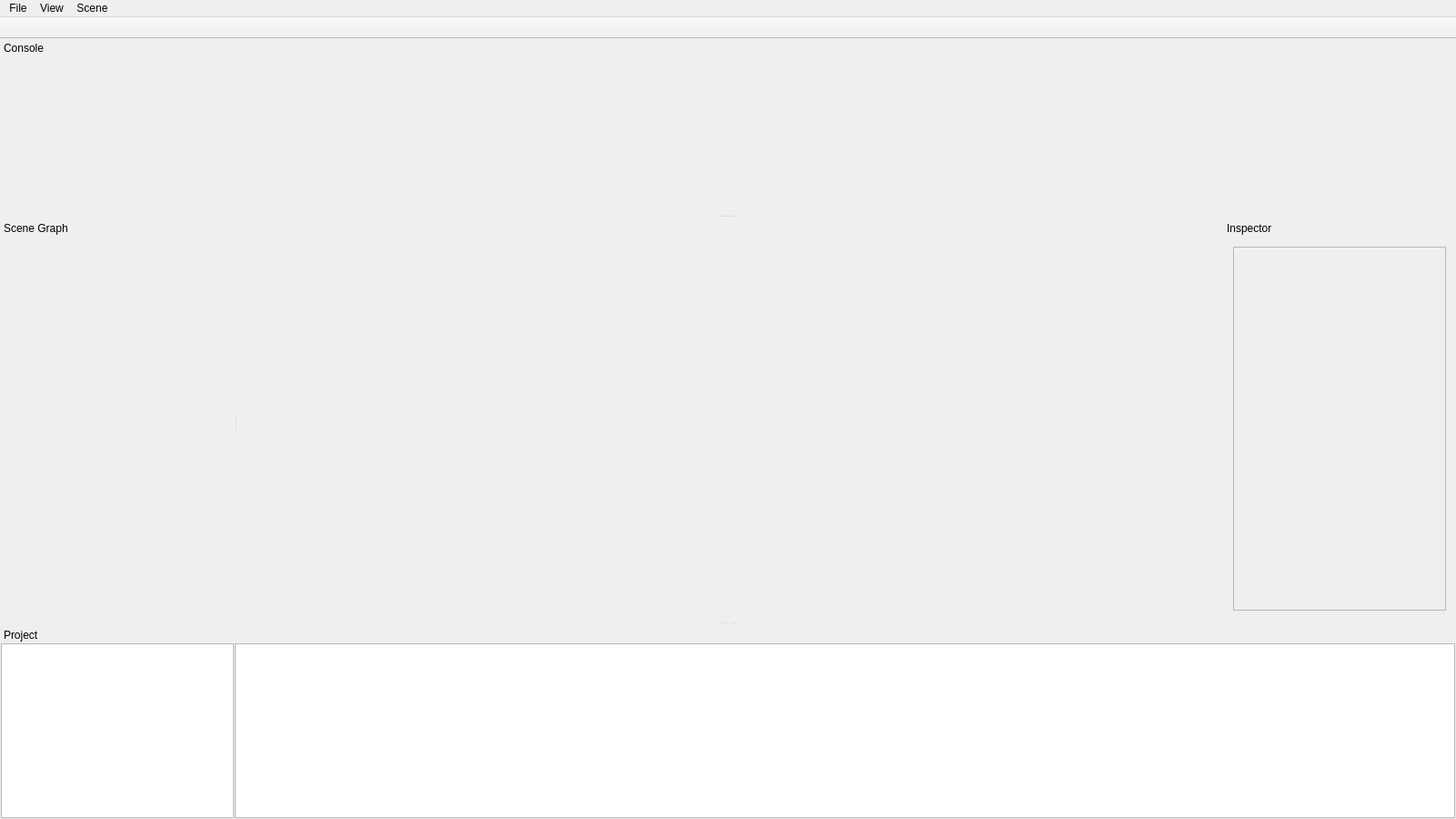
<?xml version="1.0" encoding="UTF-8"?>
<ui version="4.0">
 <class>Editor</class>
 <widget class="QMainWindow" name="Editor">
  <property name="geometry">
   <rect>
    <x>0</x>
    <y>0</y>
    <width>1600</width>
    <height>900</height>
   </rect>
  </property>
  <property name="windowTitle">
   <string>MainWindow</string>
  </property>
  <property name="styleSheet">
   <string notr="true">QMainWindow::separator 
{
		background: rgb(200, 200, 200);
		width: 1px;
		height: 1px;
}

QToolTip
{
    border: 1px solid #76797C;
    background-color: rgb(90, 102, 117);;
    color: white;
    padding: 5px;
    opacity: 200;
}

QWidget
{
    color: #eff0f1;
    background-color: #31363b;
    selection-background-color:#3daee9;
    selection-color: #eff0f1;
    background-clip: border;
    border-image: none;
    border: 0px transparent black;
    outline: 0;
}

D3DWidget
{
	 background-color: #FFFFFF;
}

QWidget:item:hover
{
    background-color: #18465d;
    color: #eff0f1;
}

QWidget:item:selected
{
    background-color: #18465d;
}

QCheckBox
{
    spacing: 5px;
    outline: none;
    color: #eff0f1;
    margin-bottom: 2px;
}

QCheckBox::indicator:checked
{
    image: url(:/qss_icons/rc/checkbox_checked.png);
}

QCheckBox:disabled
{
    color: #76797C;
}

QCheckBox::indicator,
QGroupBox::indicator
{
    width: 18px;
    height: 18px;
}
QGroupBox::indicator
{
    margin-left: 2px;
}

QCheckBox::indicator:unchecked
{
    image: url(:/qss_icons/rc/checkbox_unchecked.png);
}

QCheckBox::indicator:unchecked:hover,
QCheckBox::indicator:unchecked:focus,
QCheckBox::indicator:unchecked:pressed,
QGroupBox::indicator:unchecked:hover,
QGroupBox::indicator:unchecked:focus,
QGroupBox::indicator:unchecked:pressed
{
  border: none;
    image: url(:/qss_icons/rc/checkbox_unchecked_focus.png);
}



QCheckBox::indicator:checked:hover,
QCheckBox::indicator:checked:focus,
QCheckBox::indicator:checked:pressed,
QGroupBox::indicator:checked:hover,
QGroupBox::indicator:checked:focus,
QGroupBox::indicator:checked:pressed
{
  border: none;
    image: url(:/qss_icons/rc/checkbox_checked_focus.png);
}


QCheckBox::indicator:indeterminate
{
    image: url(:/qss_icons/rc/checkbox_indeterminate.png);
}

QCheckBox::indicator:indeterminate:focus,
QCheckBox::indicator:indeterminate:hover,
QCheckBox::indicator:indeterminate:pressed
{
    image: url(:/qss_icons/rc/checkbox_indeterminate_focus.png);
}

QCheckBox::indicator:checked:disabled,
QGroupBox::indicator:checked:disabled
{
    image: url(:/qss_icons/rc/checkbox_checked_disabled.png);
}

QCheckBox::indicator:unchecked:disabled,
QGroupBox::indicator:unchecked:disabled
{
    image: url(:/qss_icons/rc/checkbox_unchecked_disabled.png);
}



QRadioButton
{
    spacing: 5px;
    outline: none;
    color: #eff0f1;
    margin-bottom: 2px;
}

QRadioButton:disabled
{
    color: #76797C;
}
QRadioButton::indicator
{
    width: 21px;
    height: 21px;
}

QRadioButton::indicator:unchecked
{
    image: url(:/qss_icons/rc/radio_unchecked.png);
}


QRadioButton::indicator:unchecked:hover,
QRadioButton::indicator:unchecked:focus,
QRadioButton::indicator:unchecked:pressed
{
    border: none;
    outline: none;
    image: url(:/qss_icons/rc/radio_unchecked_focus.png);
}

QRadioButton::indicator:checked
{
    border: none;
    outline: none;
    image: url(:/qss_icons/rc/radio_checked.png);
}

QRadioButton::indicator:checked:hover,
QRadioButton::indicator:checked:focus,
QRadioButton::indicator:checked:pressed
{
    border: none;
    outline: none;
    image: url(:/qss_icons/rc/radio_checked_focus.png);
}

QRadioButton::indicator:checked:disabled
{
    outline: none;
    image: url(:/qss_icons/rc/radio_checked_disabled.png);
}

QRadioButton::indicator:unchecked:disabled
{
    image: url(:/qss_icons/rc/radio_unchecked_disabled.png);
}


QMenuBar
{
    background-color: #31363b;
    color: #eff0f1;
}

QMenuBar::item
{
    background: transparent;
}

QMenuBar::item:selected
{
    background: transparent;
    border: 1px solid #76797C;
}

QMenuBar::item:pressed
{
    border: 1px solid #76797C;
    background-color: #3daee9;
    color: #eff0f1;
    margin-bottom:-1px;
    padding-bottom:1px;
}

QMenu
{
    border: 1px solid #76797C;
    color: #eff0f1;
    margin: 2px;
}

QMenu::icon
{
    margin: 5px;
}

QMenu::item
{
    padding: 5px 30px 5px 30px;
    border: 1px solid transparent; /* reserve space for selection border */
}

QMenu::item:selected
{
    color: #eff0f1;
}

QMenu::separator {
    height: 2px;
    background: lightblue;
    margin-left: 10px;
    margin-right: 5px;
}

QMenu::indicator {
    width: 18px;
    height: 18px;
}



QMenu::right-arrow {
    margin: 5px;
    image: url(:/qss_icons/rc/right_arrow.png)
}


QWidget:disabled
{
    color: #454545;
    background-color: #31363b;
}

QAbstractItemView
{
    alternate-background-color: #31363b;
    color: #eff0f1;
    border: 1px solid 3A3939;
    border-radius: 2px;
}

QWidget:focus, QMenuBar:focus
{
    border: 1px solid #3daee9;
}

QTabWidget:focus, QCheckBox:focus, QRadioButton:focus, QSlider:focus
{
    border: none;
}

QLineEdit
{
    background-color: #232629;
    padding: 5px;
    border-style: solid;
    border: 1px solid #76797C;
    border-radius: 2px;
    color: #eff0f1;
}

QAbstractItemView QLineEdit
{
    padding: 0;
}

QGroupBox {
    border:1px solid #76797C;
    border-radius: 2px;
    margin-top: 20px;
}

QGroupBox::title {
    subcontrol-origin: margin;
    subcontrol-position: top center;
    padding-left: 10px;
    padding-right: 10px;
    padding-top: 10px;
}

QAbstractScrollArea
{
    border-radius: 2px;
    border: 1px solid #76797C;
    background-color: transparent;
}

QScrollBar:horizontal
{
    height: 15px;
    margin: 3px 15px 3px 15px;
    border: 1px transparent #2A2929;
    border-radius: 4px;
    background-color: #2A2929;
}

QScrollBar::handle:horizontal
{
    background-color: #605F5F;
    min-width: 5px;
    border-radius: 4px;
}

QScrollBar::add-line:horizontal
{
    margin: 0px 3px 0px 3px;
    border-image: url(:/qss_icons/rc/right_arrow_disabled.png);
    width: 10px;
    height: 10px;
    subcontrol-position: right;
    subcontrol-origin: margin;
}

QScrollBar::sub-line:horizontal
{
    margin: 0px 3px 0px 3px;
    border-image: url(:/qss_icons/rc/left_arrow_disabled.png);
    height: 10px;
    width: 10px;
    subcontrol-position: left;
    subcontrol-origin: margin;
}

QScrollBar::add-line:horizontal:hover,QScrollBar::add-line:horizontal:on
{
    border-image: url(:/qss_icons/rc/right_arrow.png);
    height: 10px;
    width: 10px;
    subcontrol-position: right;
    subcontrol-origin: margin;
}


QScrollBar::sub-line:horizontal:hover, QScrollBar::sub-line:horizontal:on
{
    border-image: url(:/qss_icons/rc/left_arrow.png);
    height: 10px;
    width: 10px;
    subcontrol-position: left;
    subcontrol-origin: margin;
}

QScrollBar::up-arrow:horizontal, QScrollBar::down-arrow:horizontal
{
    background: none;
}


QScrollBar::add-page:horizontal, QScrollBar::sub-page:horizontal
{
    background: none;
}

QScrollBar:vertical
{
    background-color: #2A2929;
    width: 15px;
    margin: 15px 3px 15px 3px;
    border: 1px transparent #2A2929;
    border-radius: 4px;
}

QScrollBar::handle:vertical
{
    background-color: #605F5F;
    min-height: 5px;
    border-radius: 4px;
}

QScrollBar::sub-line:vertical
{
    margin: 3px 0px 3px 0px;
    border-image: url(:/qss_icons/rc/up_arrow_disabled.png);
    height: 10px;
    width: 10px;
    subcontrol-position: top;
    subcontrol-origin: margin;
}

QScrollBar::add-line:vertical
{
    margin: 3px 0px 3px 0px;
    border-image: url(:/qss_icons/rc/down_arrow_disabled.png);
    height: 10px;
    width: 10px;
    subcontrol-position: bottom;
    subcontrol-origin: margin;
}

QScrollBar::sub-line:vertical:hover,QScrollBar::sub-line:vertical:on
{

    border-image: url(:/qss_icons/rc/up_arrow.png);
    height: 10px;
    width: 10px;
    subcontrol-position: top;
    subcontrol-origin: margin;
}


QScrollBar::add-line:vertical:hover, QScrollBar::add-line:vertical:on
{
    border-image: url(:/qss_icons/rc/down_arrow.png);
    height: 10px;
    width: 10px;
    subcontrol-position: bottom;
    subcontrol-origin: margin;
}

QScrollBar::up-arrow:vertical, QScrollBar::down-arrow:vertical
{
    background: none;
}


QScrollBar::add-page:vertical, QScrollBar::sub-page:vertical
{
    background: none;
}

QTextEdit
{
    background-color: #232629;
    color: #eff0f1;
    border: 1px solid #76797C;
}

QPlainTextEdit
{
    background-color: #232629;;
    color: #eff0f1;
    border-radius: 2px;
    border: 1px solid #76797C;
}

QHeaderView::section
{
    background-color: #76797C;
    color: #eff0f1;
    padding: 5px;
    border: 1px solid #76797C;
}

QSizeGrip {
    image: url(:/qss_icons/rc/sizegrip.png);
    width: 12px;
    height: 12px;
}


QMainWindow::separator
{
    background-color: #31363b;
    color: white;
    padding-left: 4px;
    spacing: 2px;
    border: 1px dashed #76797C;
}

QMainWindow::separator:hover
{

    background-color: #787876;
    color: white;
    padding-left: 4px;
    border: 1px solid #76797C;
    spacing: 2px;
}


QMenu::separator
{
    height: 1px;
    background-color: #76797C;
    color: white;
    padding-left: 4px;
    margin-left: 10px;
    margin-right: 5px;
}


QFrame
{
    border-radius: 2px;
    border: 1px solid #76797C;
}

QFrame[frameShape=&quot;0&quot;]
{
    border-radius: 2px;
    border: 1px transparent #76797C;
}

QStackedWidget
{
    border: 1px transparent black;
}

QToolBar {
    border: 1px transparent #393838;
    background: 1px solid #31363b;
    font-weight: bold;
}

QToolBar::handle:horizontal {
    image: url(:/qss_icons/rc/Hmovetoolbar.png);
}
QToolBar::handle:vertical {
    image: url(:/qss_icons/rc/Vmovetoolbar.png);
}
QToolBar::separator:horizontal {
    image: url(:/qss_icons/rc/Hsepartoolbar.png);
}
QToolBar::separator:vertical {
    image: url(:/qss_icons/rc/Vsepartoolbar.png);
}
QToolButton#qt_toolbar_ext_button {
    background: #58595a
}

QPushButton
{
    color: #eff0f1;
    background-color: #31363b;
    border-width: 1px;
    border-color: #76797C;
    border-style: solid;
    padding: 5px;
    border-radius: 2px;
    outline: none;
}

QPushButton:disabled
{
    background-color: #31363b;
    border-width: 1px;
    border-color: #454545;
    border-style: solid;
    padding-top: 5px;
    padding-bottom: 5px;
    padding-left: 10px;
    padding-right: 10px;
    border-radius: 2px;
    color: #454545;
}

QPushButton:focus {
    background-color: #3daee9;
    color: white;
}

QPushButton:pressed
{
    background-color: #3daee9;
    padding-top: -15px;
    padding-bottom: -17px;
}

QComboBox
{
    selection-background-color: #3daee9;
    border-style: solid;
    border: 1px solid #76797C;
    border-radius: 2px;
    padding: 5px;
    min-width: 75px;
}

QPushButton:checked{
    background-color: #76797C;
    border-color: #6A6969;
}

QComboBox:hover,QPushButton:hover,QAbstractSpinBox:hover,QLineEdit:hover,QTextEdit:hover,QPlainTextEdit:hover,QAbstractView:hover,QTreeView:hover
{
    border: 1px solid #3daee9;
    color: #eff0f1;
}

QComboBox:on
{
    padding-top: 3px;
    padding-left: 4px;
    selection-background-color: #4a4a4a;
}

QComboBox QAbstractItemView
{
    background-color: #232629;
    border-radius: 2px;
    border: 1px solid #76797C;
    selection-background-color: #18465d;
}

QComboBox::drop-down
{
    subcontrol-origin: padding;
    subcontrol-position: top right;
    width: 15px;

    border-left-width: 0px;
    border-left-color: darkgray;
    border-left-style: solid;
    border-top-right-radius: 3px;
    border-bottom-right-radius: 3px;
}

QComboBox::down-arrow
{
    image: url(:/qss_icons/rc/down_arrow_disabled.png);
}

QComboBox::down-arrow:on, QComboBox::down-arrow:hover,
QComboBox::down-arrow:focus
{
    image: url(:/qss_icons/rc/down_arrow.png);
}

QAbstractSpinBox {
    padding: 5px;
    border: 1px solid #76797C;
    background-color: #232629;
    color: #eff0f1;
    border-radius: 2px;
    min-width: 75px;
}

QAbstractSpinBox:up-button
{
    background-color: transparent;
    subcontrol-origin: border;
    subcontrol-position: center right;
}

QAbstractSpinBox:down-button
{
    background-color: transparent;
    subcontrol-origin: border;
    subcontrol-position: center left;
}

QAbstractSpinBox::up-arrow,QAbstractSpinBox::up-arrow:disabled,QAbstractSpinBox::up-arrow:off {
    image: url(:/qss_icons/rc/up_arrow_disabled.png);
    width: 10px;
    height: 10px;
}
QAbstractSpinBox::up-arrow:hover
{
    image: url(:/qss_icons/rc/up_arrow.png);
}


QAbstractSpinBox::down-arrow,QAbstractSpinBox::down-arrow:disabled,QAbstractSpinBox::down-arrow:off
{
    image: url(:/qss_icons/rc/down_arrow_disabled.png);
    width: 10px;
    height: 10px;
}
QAbstractSpinBox::down-arrow:hover
{
    image: url(:/qss_icons/rc/down_arrow.png);
}


QLabel
{
    border: 0px solid black;
}

QTabWidget{
    border: 0px transparent black;
}

QTabWidget::pane {
    border: 1px solid #76797C;
    padding: 5px;
    margin: 0px;
}

QTabWidget::tab-bar {
    left: 5px; /* move to the right by 5px */
}

QTabBar
{
    qproperty-drawBase: 0;
    border-radius: 3px;
}

QTabBar:focus
{
    border: 0px transparent black;
}

QTabBar::close-button  {
    image: url(:/qss_icons/rc/close.png);
    background: transparent;
}

QTabBar::close-button:hover
{
    image: url(:/qss_icons/rc/close-hover.png);
    background: transparent;
}

QTabBar::close-button:pressed {
    image: url(:/qss_icons/rc/close-pressed.png);
    background: transparent;
}

/* TOP TABS */
QTabBar::tab:top {
    color: #eff0f1;
    border: 1px solid #76797C;
    border-bottom: 1px transparent black;
    background-color: #31363b;
    padding: 5px;
    min-width: 50px;
    border-top-left-radius: 2px;
    border-top-right-radius: 2px;
}

QTabBar::tab:top:!selected
{
    color: #eff0f1;
    background-color: #54575B;
    border: 1px solid #76797C;
    border-bottom: 1px transparent black;
    border-top-left-radius: 2px;
    border-top-right-radius: 2px;
}

QTabBar::tab:top:!selected:hover {
    background-color: #3daee9;
}

/* BOTTOM TABS */
QTabBar::tab:bottom {
    color: #eff0f1;
    border: 1px solid #76797C;
    border-top: 1px transparent black;
    background-color: #31363b;
    padding: 5px;
    border-bottom-left-radius: 2px;
    border-bottom-right-radius: 2px;
    min-width: 50px;
}

QTabBar::tab:bottom:!selected
{
    color: #eff0f1;
    background-color: #54575B;
    border: 1px solid #76797C;
    border-top: 1px transparent black;
    border-bottom-left-radius: 2px;
    border-bottom-right-radius: 2px;
}

QTabBar::tab:bottom:!selected:hover {
    background-color: #3daee9;
}

/* LEFT TABS */
QTabBar::tab:left {
    color: #eff0f1;
    border: 1px solid #76797C;
    border-left: 1px transparent black;
    background-color: #31363b;
    padding: 5px;
    border-top-right-radius: 2px;
    border-bottom-right-radius: 2px;
    min-height: 50px;
}

QTabBar::tab:left:!selected
{
    color: #eff0f1;
    background-color: #54575B;
    border: 1px solid #76797C;
    border-left: 1px transparent black;
    border-top-right-radius: 2px;
    border-bottom-right-radius: 2px;
}

QTabBar::tab:left:!selected:hover {
    background-color: #3daee9;
}


/* RIGHT TABS */
QTabBar::tab:right {
    color: #eff0f1;
    border: 1px solid #76797C;
    border-right: 1px transparent black;
    background-color: #31363b;
    padding: 5px;
    border-top-left-radius: 2px;
    border-bottom-left-radius: 2px;
    min-height: 50px;
}

QTabBar::tab:right:!selected
{
    color: #eff0f1;
    background-color: #54575B;
    border: 1px solid #76797C;
    border-right: 1px transparent black;
    border-top-left-radius: 2px;
    border-bottom-left-radius: 2px;
}

QTabBar::tab:right:!selected:hover {
    background-color: #3daee9;
}

QTabBar QToolButton::right-arrow:enabled {
     image: url(:/qss_icons/rc/right_arrow.png);
 }

 QTabBar QToolButton::left-arrow:enabled {
     image: url(:/qss_icons/rc/left_arrow.png);
 }

QTabBar QToolButton::right-arrow:disabled {
     image: url(:/qss_icons/rc/right_arrow_disabled.png);
 }

 QTabBar QToolButton::left-arrow:disabled {
     image: url(:/qss_icons/rc/left_arrow_disabled.png);
 }


QDockWidget {
    background: #31363b;
    border: 1px solid #403F3F;
    titlebar-close-icon: url(:/qss_icons/rc/close.png);
    titlebar-normal-icon: url(:/qss_icons/rc/undock.png);
}

QDockWidget::close-button, QDockWidget::float-button {
    border: 1px solid transparent;
    border-radius: 2px;
    background: transparent;
}

QDockWidget::close-button:hover, QDockWidget::float-button:hover {
    background: rgba(255, 255, 255, 10);
}

QDockWidget::close-button:pressed, QDockWidget::float-button:pressed {
    padding: 1px -1px -1px 1px;
    background: rgba(255, 255, 255, 10);
}

QTreeView, QListView
{
    border: 1px solid #76797C;
    background-color: #232629;
}

QTreeView:branch:selected, QTreeView:branch:hover
{
    background: url(:/qss_icons/rc/transparent.png);
}

QTreeView::branch:has-siblings:!adjoins-item {
    border-image: url(:/qss_icons/rc/transparent.png);
}

QTreeView::branch:has-siblings:adjoins-item {
    border-image: url(:/qss_icons/rc/transparent.png);
}

QTreeView::branch:!has-children:!has-siblings:adjoins-item {
    border-image: url(:/qss_icons/rc/transparent.png);
}

QTreeView::branch:has-children:!has-siblings:closed,
QTreeView::branch:closed:has-children:has-siblings {
    image: url(:/qss_icons/rc/branch_closed.png);
}

QTreeView::branch:open:has-children:!has-siblings,
QTreeView::branch:open:has-children:has-siblings  {
    image: url(:/qss_icons/rc/branch_open.png);
}

QTreeView::branch:has-children:!has-siblings:closed:hover,
QTreeView::branch:closed:has-children:has-siblings:hover {
    image: url(:/qss_icons/rc/branch_closed-on.png);
    }

QTreeView::branch:open:has-children:!has-siblings:hover,
QTreeView::branch:open:has-children:has-siblings:hover  {
    image: url(:/qss_icons/rc/branch_open-on.png);
    }

QListView::item:!selected:hover, QTreeView::item:!selected:hover  {
    background: #18465d;
    outline: 0;
    color: #eff0f1
}

QListView::item:selected:hover, QTreeView::item:selected:hover  {
    background: #287399;
    color: #eff0f1;
}

QTreeView::indicator:checked, QListView::indicator:checked
{
    image: url(:/qss_icons/rc/checkbox_checked.png);
}

QTreeView::indicator:unchecked, QListView::indicator:unchecked
{
    image: url(:/qss_icons/rc/checkbox_unchecked.png);
}

QTreeView::indicator:checked:hover,
QTreeView::indicator:checked:focus,
QTreeView::indicator:checked:pressed,
QListView::indicator:checked:hover,
QListView::indicator:checked:focus,
QListView::indicator:checked:pressed
{
    image: url(:/qss_icons/rc/checkbox_checked_focus.png);
}

QTreeView::indicator:unchecked:hover,
QTreeView::indicator:unchecked:focus,
QTreeView::indicator:unchecked:pressed,
QListView::indicator:unchecked:hover,
QListView::indicator:unchecked:focus,
QListView::indicator:unchecked:pressed
{
    image: url(:/qss_icons/rc/checkbox_unchecked_focus.png);
}

QSlider::groove:horizontal {
    border: 1px solid #565a5e;
    height: 4px;
    background: #565a5e;
    margin: 0px;
    border-radius: 2px;
}

QSlider::handle:horizontal {
    background: #232629;
    border: 1px solid #565a5e;
    width: 16px;
    height: 16px;
    margin: -8px 0;
    border-radius: 9px;
}

QSlider::groove:vertical {
    border: 1px solid #565a5e;
    width: 4px;
    background: #565a5e;
    margin: 0px;
    border-radius: 3px;
}

QSlider::handle:vertical {
    background: #232629;
    border: 1px solid #565a5e;
    width: 16px;
    height: 16px;
    margin: 0 -8px;
    border-radius: 9px;
}

QToolButton {
    background-color: transparent;
    border: 1px transparent #76797C;
    border-radius: 2px;
    margin: 3px;
    padding: 5px;
}

QToolButton[popupMode=&quot;1&quot;] { /* only for MenuButtonPopup */
 padding-right: 20px; /* make way for the popup button */
 border: 1px #76797C;
 border-radius: 5px;
}

QToolButton[popupMode=&quot;2&quot;] { /* only for InstantPopup */
 padding-right: 10px; /* make way for the popup button */
 border: 1px #76797C;
}


QToolButton:hover, QToolButton::menu-button:hover {
    background-color: transparent;
    border: 1px solid #3daee9;
    padding: 5px;
}

QToolButton:checked, QToolButton:pressed,
        QToolButton::menu-button:pressed {
    background-color: #3daee9;
    border: 1px solid #3daee9;
    padding: 5px;
}

/* the subcontrol below is used only in the InstantPopup or DelayedPopup mode */
QToolButton::menu-indicator {
    image: url(:/qss_icons/rc/down_arrow.png);
    top: -7px; left: -2px; /* shift it a bit */
}

/* the subcontrols below are used only in the MenuButtonPopup mode */
QToolButton::menu-button {
    border: 1px transparent #76797C;
    border-top-right-radius: 6px;
    border-bottom-right-radius: 6px;
    /* 16px width + 4px for border = 20px allocated above */
    width: 16px;
    outline: none;
}

QToolButton::menu-arrow {
    image: url(:/qss_icons/rc/down_arrow.png);
}

QToolButton::menu-arrow:open {
    border: 1px solid #76797C;
}

QPushButton::menu-indicator  {
    subcontrol-origin: padding;
    subcontrol-position: bottom right;
    left: 8px;
}

QTableView
{
    border: 1px solid #76797C;
    gridline-color: #31363b;
    background-color: #232629;
}


QTableView, QHeaderView
{
    border-radius: 0px;
}

QTableView::item:pressed, QListView::item:pressed, QTreeView::item:pressed  {
    background: #18465d;
    color: #eff0f1;
}

QTableView::item:selected:active, QTreeView::item:selected:active, QListView::item:selected:active  {
    background: #287399;
    color: #eff0f1;
}


QHeaderView
{
    background-color: #31363b;
    border: 1px transparent;
    border-radius: 0px;
    margin: 0px;
    padding: 0px;

}

QHeaderView::section  {
    background-color: #31363b;
    color: #eff0f1;
    padding: 5px;
    border: 1px solid #76797C;
    border-radius: 0px;
    text-align: center;
}

QHeaderView::section::vertical::first, QHeaderView::section::vertical::only-one
{
    border-top: 1px solid #76797C;
}

QHeaderView::section::vertical
{
    border-top: transparent;
}

QHeaderView::section::horizontal::first, QHeaderView::section::horizontal::only-one
{
    border-left: 1px solid #76797C;
}

QHeaderView::section::horizontal
{
    border-left: transparent;
}


QHeaderView::section:checked
 {
    color: white;
    background-color: #334e5e;
 }

 /* style the sort indicator */
QHeaderView::down-arrow {
    image: url(:/qss_icons/rc/down_arrow.png);
}

QHeaderView::up-arrow {
    image: url(:/qss_icons/rc/up_arrow.png);
}


QTableCornerButton::section {
    background-color: #31363b;
    border: 1px transparent #76797C;
    border-radius: 0px;
}

QToolBox  {
    padding: 5px;
    border: 1px transparent black;
}

QToolBox::tab {
    color: #eff0f1;
    background-color: #31363b;
    border: 1px solid #76797C;
    border-bottom: 1px transparent #31363b;
    border-top-left-radius: 5px;
    border-top-right-radius: 5px;
}

QToolBox::tab:selected { /* italicize selected tabs */
    font: italic;
    background-color: #31363b;
    border-color: #3daee9;
 }

QStatusBar::item {
    border: 0px transparent dark;
 }


QFrame[height=&quot;3&quot;], QFrame[width=&quot;3&quot;] {
    background-color: #76797C;
}


QSplitter::handle {
    border: 1px dashed #76797C;
}

QSplitter::handle:hover {
    background-color: #787876;
    border: 1px solid #76797C;
}

QSplitter::handle:horizontal {
    width: 1px;
}

QSplitter::handle:vertical {
    height: 1px;
}

QProgressBar {
    border: 1px solid #76797C;
    border-radius: 5px;
    text-align: center;
}

QProgressBar::chunk {
    background-color: #05B8CC;
}

QDateEdit
{
    selection-background-color: #3daee9;
    border-style: solid;
    border: 1px solid #3375A3;
    border-radius: 2px;
    padding: 1px;
    min-width: 75px;
}

QDateEdit:on
{
    padding-top: 3px;
    padding-left: 4px;
    selection-background-color: #4a4a4a;
}

QDateEdit QAbstractItemView
{
    background-color: #232629;
    border-radius: 2px;
    border: 1px solid #3375A3;
    selection-background-color: #3daee9;
}

QDateEdit::drop-down
{
    subcontrol-origin: padding;
    subcontrol-position: top right;
    width: 15px;
    border-left-width: 0px;
    border-left-color: darkgray;
    border-left-style: solid;
    border-top-right-radius: 3px;
    border-bottom-right-radius: 3px;
}

QDateEdit::down-arrow
{
    image: url(:/qss_icons/rc/down_arrow_disabled.png);
}

QDateEdit::down-arrow:on, QDateEdit::down-arrow:hover,
QDateEdit::down-arrow:focus
{
    image: url(:/qss_icons/rc/down_arrow.png);
}</string>
  </property>
  <property name="dockNestingEnabled">
   <bool>true</bool>
  </property>
  <property name="dockOptions">
   <set>QMainWindow::AllowNestedDocks|QMainWindow::AllowTabbedDocks|QMainWindow::AnimatedDocks|QMainWindow::GroupedDragging|QMainWindow::VerticalTabs</set>
  </property>
  <widget class="QWidget" name="centralWidget">
   <property name="styleSheet">
    <string notr="true"/>
   </property>
  </widget>
  <widget class="QMenuBar" name="menuBar">
   <property name="geometry">
    <rect>
     <x>0</x>
     <y>0</y>
     <width>1600</width>
     <height>20</height>
    </rect>
   </property>
   <widget class="QMenu" name="menuFile">
    <property name="title">
     <string>File</string>
    </property>
    <addaction name="newProject"/>
    <addaction name="actionOpen"/>
    <addaction name="actionSave"/>
   </widget>
   <widget class="QMenu" name="menuView">
    <property name="title">
     <string>View</string>
    </property>
    <addaction name="toggleView_SceneGraph"/>
    <addaction name="toggleView_Project"/>
    <addaction name="toggleView_Inspector"/>
    <addaction name="toggleView_Console"/>
    <addaction name="actionWireframe"/>
   </widget>
   <widget class="QMenu" name="menuScene">
    <property name="title">
     <string>Scene</string>
    </property>
    <addaction name="actionAdd_Cube"/>
   </widget>
   <addaction name="menuFile"/>
   <addaction name="menuView"/>
   <addaction name="menuScene"/>
  </widget>
  <widget class="QDockWidget" name="dock_Inspector">
   <property name="minimumSize">
    <size>
     <width>256</width>
     <height>300</height>
    </size>
   </property>
   <property name="maximumSize">
    <size>
     <width>256</width>
     <height>524287</height>
    </size>
   </property>
   <property name="features">
    <set>QDockWidget::DockWidgetMovable</set>
   </property>
   <property name="windowTitle">
    <string>Inspector</string>
   </property>
   <attribute name="dockWidgetArea">
    <number>2</number>
   </attribute>
   <widget class="QWidget" name="dockWidgetContents_10">
    <property name="styleSheet">
     <string notr="true"/>
    </property>
    <layout class="QGridLayout" name="gridLayout_2">
     <item row="0" column="0">
      <widget class="QScrollArea" name="scrollArea">
       <property name="widgetResizable">
        <bool>true</bool>
       </property>
       <widget class="QWidget" name="scrollAreaWidgetContents">
        <property name="geometry">
         <rect>
          <x>0</x>
          <y>0</y>
          <width>236</width>
          <height>407</height>
         </rect>
        </property>
       </widget>
      </widget>
     </item>
    </layout>
   </widget>
  </widget>
  <widget class="QDockWidget" name="dock_Console">
   <property name="enabled">
    <bool>true</bool>
   </property>
   <property name="minimumSize">
    <size>
     <width>512</width>
     <height>192</height>
    </size>
   </property>
   <property name="layoutDirection">
    <enum>Qt::LeftToRight</enum>
   </property>
   <property name="styleSheet">
    <string notr="true">QDockWidget 
{
    border: 1px solid black;
}</string>
   </property>
   <property name="features">
    <set>QDockWidget::DockWidgetMovable</set>
   </property>
   <property name="windowTitle">
    <string>Console</string>
   </property>
   <attribute name="dockWidgetArea">
    <number>4</number>
   </attribute>
   <widget class="QWidget" name="dockWidgetContents_11"/>
  </widget>
  <widget class="QToolBar" name="toolBar">
   <property name="minimumSize">
    <size>
     <width>24</width>
     <height>24</height>
    </size>
   </property>
   <property name="windowTitle">
    <string>toolBar</string>
   </property>
   <property name="movable">
    <bool>false</bool>
   </property>
   <property name="toolButtonStyle">
    <enum>Qt::ToolButtonIconOnly</enum>
   </property>
   <property name="floatable">
    <bool>false</bool>
   </property>
   <attribute name="toolBarArea">
    <enum>TopToolBarArea</enum>
   </attribute>
   <attribute name="toolBarBreak">
    <bool>false</bool>
   </attribute>
  </widget>
  <widget class="QDockWidget" name="dock_Project">
   <property name="minimumSize">
    <size>
     <width>192</width>
     <height>192</height>
    </size>
   </property>
   <property name="features">
    <set>QDockWidget::DockWidgetMovable</set>
   </property>
   <property name="allowedAreas">
    <set>Qt::BottomDockWidgetArea|Qt::TopDockWidgetArea</set>
   </property>
   <property name="windowTitle">
    <string>Project</string>
   </property>
   <attribute name="dockWidgetArea">
    <number>8</number>
   </attribute>
   <widget class="QWidget" name="dockWidgetContents_12">
    <layout class="QGridLayout" name="gridLayout">
     <property name="leftMargin">
      <number>1</number>
     </property>
     <property name="topMargin">
      <number>0</number>
     </property>
     <property name="rightMargin">
      <number>1</number>
     </property>
     <property name="bottomMargin">
      <number>1</number>
     </property>
     <property name="horizontalSpacing">
      <number>1</number>
     </property>
     <item row="0" column="0">
      <widget class="QTreeView" name="treeView">
       <property name="maximumSize">
        <size>
         <width>256</width>
         <height>16777215</height>
        </size>
       </property>
      </widget>
     </item>
     <item row="0" column="1">
      <widget class="QListView" name="listView">
       <property name="movement">
        <enum>QListView::Static</enum>
       </property>
       <property name="layoutMode">
        <enum>QListView::Batched</enum>
       </property>
       <property name="viewMode">
        <enum>QListView::IconMode</enum>
       </property>
       <property name="uniformItemSizes">
        <bool>true</bool>
       </property>
       <property name="wordWrap">
        <bool>true</bool>
       </property>
      </widget>
     </item>
    </layout>
   </widget>
  </widget>
  <widget class="QDockWidget" name="dock_SceneGraph">
   <property name="minimumSize">
    <size>
     <width>256</width>
     <height>300</height>
    </size>
   </property>
   <property name="features">
    <set>QDockWidget::DockWidgetMovable</set>
   </property>
   <property name="windowTitle">
    <string>Scene Graph</string>
   </property>
   <attribute name="dockWidgetArea">
    <number>1</number>
   </attribute>
   <widget class="QWidget" name="dockWidgetContents_2"/>
  </widget>
  <action name="toggleView_Console">
   <property name="checkable">
    <bool>true</bool>
   </property>
   <property name="checked">
    <bool>true</bool>
   </property>
   <property name="text">
    <string>Console</string>
   </property>
  </action>
  <action name="toggleView_Inspector">
   <property name="checkable">
    <bool>true</bool>
   </property>
   <property name="checked">
    <bool>true</bool>
   </property>
   <property name="text">
    <string>Inspector</string>
   </property>
  </action>
  <action name="toggleView_Project">
   <property name="checkable">
    <bool>true</bool>
   </property>
   <property name="checked">
    <bool>true</bool>
   </property>
   <property name="text">
    <string>Project</string>
   </property>
  </action>
  <action name="newProject">
   <property name="text">
    <string>New</string>
   </property>
  </action>
  <action name="actionOpen">
   <property name="text">
    <string>Open</string>
   </property>
  </action>
  <action name="actionSave">
   <property name="text">
    <string>Save</string>
   </property>
  </action>
  <action name="toggleView_SceneGraph">
   <property name="checkable">
    <bool>true</bool>
   </property>
   <property name="checked">
    <bool>true</bool>
   </property>
   <property name="text">
    <string>Scene Graph</string>
   </property>
  </action>
  <action name="actionAdd_Cube">
   <property name="text">
    <string>Add Cube</string>
   </property>
  </action>
  <action name="actionWireframe">
   <property name="checkable">
    <bool>true</bool>
   </property>
   <property name="checked">
    <bool>true</bool>
   </property>
   <property name="text">
    <string>Wireframe</string>
   </property>
  </action>
  <zorder>dock_Console</zorder>
  <zorder>dock_SceneGraph</zorder>
 </widget>
 <layoutdefault spacing="6" margin="11"/>
 <resources/>
 <connections/>
</ui>
